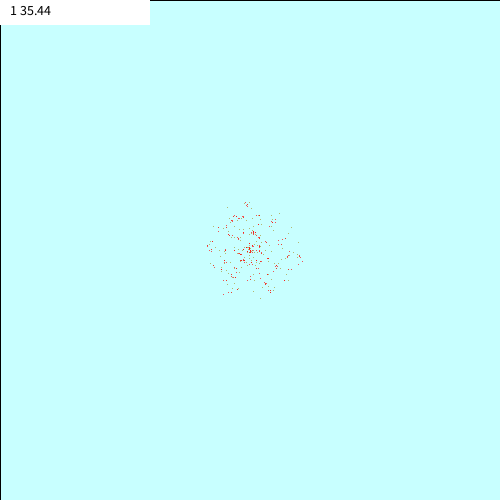
Frame 1 (no input)
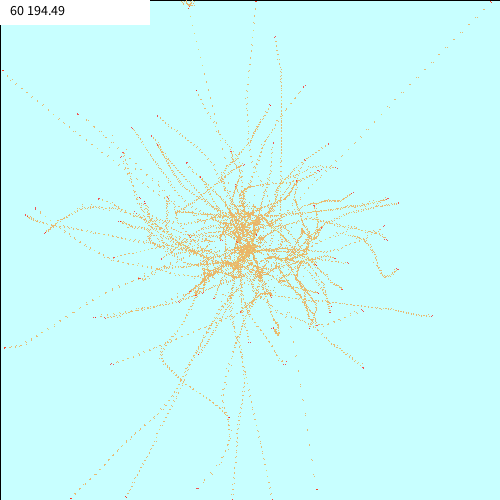
Frame 60 (the mouse pressed at the canvas centre just before this capture)
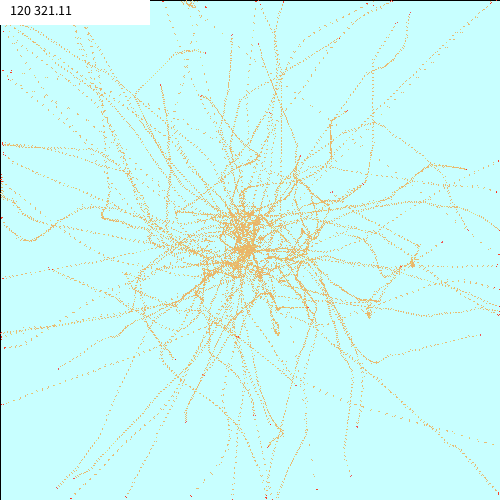
Frame 120 (the mouse held since frame 60 and released just before this capture)

The Processing sketch that drew these frames (run headless with seeded random() and noise(); from frame 60 on, the mouse is pressed at the canvas centre):

// Processing sketch: flock6agents
// ── flock6agents.pde
// Trzymanie się najbliższego sąsiada - symulacja agentów
// Przetłumaczone za pomocą Copilota z pliku:
// https://github.com/borkowsk/sym4algo/blob/main/Classes/5_particles/flock6agents.pas

final int INIT_R = 50;
final int NUM_AGENTS = 200;
final int CANVAS_WIDTH = 500;
final int CANVAS_HEIGHT = 500;

final float R_CONST = 0.1;    // Współczynnik losowej zmiany prędkości 0..1
final float V_CONST = 1;      // Współczynnik zbliżania prędkości 1..20
final float C_CONST = 1;      // Współczynnik zbliżania pozycji 1..20
final float ZA_DUZO = 1000000;

class Agent {
  float x, y;    // Pozycja
  float vx, vy;  // Prędkość
  
  Agent() {
    x = 0;
    y = 0;
    vx = 0;
    vy = 0;
  }
}

Agent[] world;
float[][] distances;    // Macierz odległości
int stepCount = 0;

void settings() {
  size(500, 500);
}

void setup() {
  background(200, 255, 255);
  world = new Agent[NUM_AGENTS];
  distances = new float[NUM_AGENTS][NUM_AGENTS];
  
  // Inicjalizacja pozycji
  if (INIT_R > 0) {
    randomPositionCircle(0, NUM_AGENTS - 1, CANVAS_WIDTH / 2, CANVAS_HEIGHT / 2, INIT_R);
  } else {
    randomPositionUniform(0, NUM_AGENTS - 1);
  }
  
  // Inicjalizacja prędkości
  randomVelocity(0, NUM_AGENTS - 1);
  
  // Rysowanie granicy obszaru dozwolonego
  stroke(0, 0, 0);
  strokeWeight(1);
  noFill();
  rect(0, 0, CANVAS_WIDTH, CANVAS_HEIGHT);
  
  drawAll(0, NUM_AGENTS - 1, 0, 0, 0);
}

void draw() {
  // Czyszczenie - rysowanie w jasnym kolorze
  drawAll(0, NUM_AGENTS - 1, 228, 228, 128);
  
  // Zmiana prędkości na podstawie najbliższego sąsiada
  velocityChange(0, NUM_AGENTS - 1);
  
  // Przesuwanie na podstawie prędkości
  velocityMove(0, NUM_AGENTS - 1);
  
  // Rysowanie na nowych pozycjach
  drawAll(0, NUM_AGENTS - 1, 255, 15, 15);
  
  // Inkrementacja kroku
  stepCount++;
  
  // Czyszczenie obszaru z tekstem
  fill(255);
  noStroke();
  rect(0, 0, 150, 25);
  
  // Rysowanie nowego tekstu
  textAlign(LEFT, TOP);
  fill(0);
  textSize(14);
  text(stepCount + " " + nf(meanDistance(0, NUM_AGENTS - 1), 1, 2), 10, 5);
}

// ===== INICJALIZACJA POZYCJI =====

// Inicjalizacja pozycji - równomiernie losowe w całym obszarze
void randomPositionUniform(int first, int last) {
  for (int i = first; i <= last; i++) {
    world[i] = new Agent();
    world[i].x = 1 + random(CANVAS_WIDTH - 1);
    world[i].y = 1 + random(CANVAS_HEIGHT - 1);
  }
}

// Inicjalizacja pozycji w kole o promieniu r
void randomPositionCircle(int first, int last, int centerX, int centerY, int radius) {
  for (int i = first; i <= last; i++) {
    world[i] = new Agent();
    int rr = int(random(radius));
    float angle = random(TWO_PI);
    world[i].x = round(centerX + sin(angle) * rr);
    world[i].y = round(centerY + cos(angle) * rr);
  }
}

// Inicjalizacja prędkości
void randomVelocity(int first, int last) {
  for (int i = first; i <= last; i++) {
    world[i].vx = R_CONST / 2 - random(1.0) * R_CONST;
    world[i].vy = R_CONST / 2 - random(1.0) * R_CONST;
  }
}

// ===== RYSOWANIE =====

// Rysowanie punktów w zadanym kolorze
void drawAll(int first, int last, int r, int g, int b) {
  stroke(r, g, b);
  for (int i = first; i <= last; i++) {
    point(round(world[i].x), round(world[i].y));
  }
}

// ===== WALIDACJA =====

// Sprawdzanie czy punkt jest w obszarze dozwolonym
boolean inside(float x, float y) {
  return (0 < x) && (x < CANVAS_WIDTH) && (0 < y) && (y < CANVAS_HEIGHT);
}

// ===== MATEMATYKA =====

// Zwraca -1 jeśli ujemne, 1 jeśli dodatnie i 0 jeśli 0
int sign(float x) {
  if (x < 0) {
    return -1;
  } else if (x > 0) {
    return 1;
  } else {
    return 0;
  }
}

// Obliczanie odległości między dwoma punktami
float distance(float x1, float y1, float x2, float y2) {
  return sqrt(sq(x1 - x2) + sq(y1 - y2));
}

// ===== RUCH =====

// Przesuwanie na podstawie prędkości
void velocityMove(int first, int last) {
  for (int i = first; i <= last; i++) {
    float dx = world[i].vx;
    float dy = world[i].vy;
    
    if (inside(world[i].x + dx, world[i].y + dy)) {
      world[i].x = world[i].x + dx;
      world[i].y = world[i].y + dy;
    }
  }
}

// Obliczanie macierzy odległości między wszystkimi agentami
void calculateDistances() {
  for (int i = 0; i < NUM_AGENTS; i++) {
    // Na przekątnej duże liczby - łatwiej będzie szukać najbliższego
    distances[i][i] = ZA_DUZO;
    
    // Obliczanie i zapisywanie macierzy odległości
    for (int j = i + 1; j < NUM_AGENTS; j++) {
      distances[i][j] = distance(world[i].x, world[i].y, world[j].x, world[j].y);
      distances[j][i] = distances[i][j];
    }
  }
}

// Znalezienie indeksu najbliższego agenta
// Zwraca indeks i zapisuje odległość w minDist
int findNearest(int i, float[] minDist) {
  minDist[0] = ZA_DUZO;
  int nearest = 0;
  
  for (int j = 0; j < NUM_AGENTS; j++) {
    if (distances[i][j] < minDist[0]) {
      minDist[0] = distances[i][j];
      nearest = j;
    }
  }
  
  return nearest;
}

// Zmiana prędkości - inteligentne i losowe modyfikacje wektorów prędkości
void velocityChange(int first, int last) {
  // Obliczenie wszystkich odległości
  calculateDistances();
  
  // Modyfikacja świata w oparciu o macierz odległości
  float[] minDist = new float[1];
  
  for (int i = first; i <= last; i++) {
    // Odnalezienie najbliższego sąsiada
    int p = findNearest(i, minDist);
    float d = minDist[0];
    
    // Upodobnienie prędkości agenta i do agenta p
    world[i].vx = world[i].vx - V_CONST * d * sign((int)(world[i].vx - world[p].vx));
    world[i].vy = world[i].vy - V_CONST * d * sign((int)(world[i].vy - world[p].vy));
    
    // Przyblizenie agenta i do agenta p
    world[i].vx = world[i].vx - C_CONST * d * sign((int)(world[i].x - world[p].x));
    world[i].vy = world[i].vy - C_CONST * d * sign((int)(world[i].y - world[p].y));
    
    // Losowa modyfikacja prędkości
    world[i].vx = world[i].vx + R_CONST * (0.5 - random(1.0));
    world[i].vy = world[i].vy + R_CONST * (0.5 - random(1.0));
  }
}

// ===== STATYSTYKI =====

// Średnia odległość wszystkich agentów
float meanDistance(int first, int last) {
  float sumDistance = 0.0;
  int count = 0;
  
  for (int i = first; i <= last; i++) {
    for (int j = i + 1; j <= last; j++) {
      float dist = distance(world[i].x, world[i].y, world[j].x, world[j].y);
      sumDistance += dist;
      count++;
    }
  }
  
  if (count > 0) {
    return sumDistance / count;
  } else {
    return -9999;
  }
}
